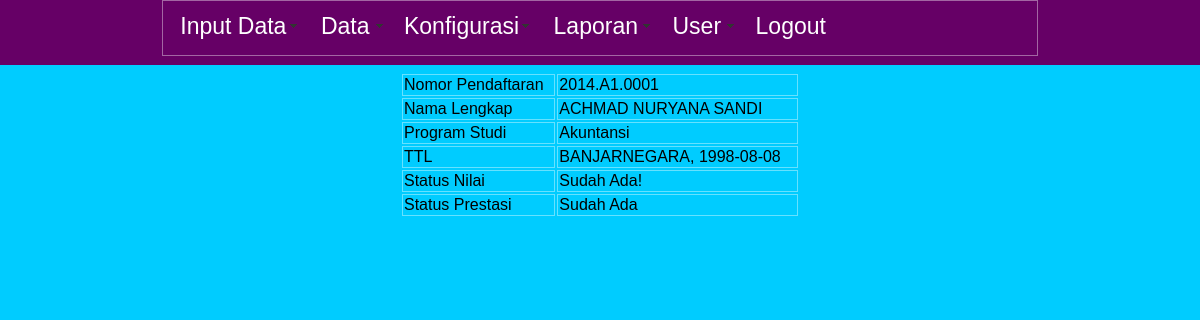
Screenshot of /panel/input_prestasi.php?id_ppdb=17 (signed in) with the database file from the repository.
### tables this page shows
CREATE TABLE IF NOT EXISTS `ppdb_biodata` (
  `id_ppdb` bigint(20) NOT NULL AUTO_INCREMENT,
  `nomor_pendaftaran` varchar(100) NOT NULL,
  `nama_lengkap` varchar(255) NOT NULL,
  `jenis_kelamin` varchar(2) NOT NULL,
  `id_agama` int(2) NOT NULL,
  `tempat_lahir` varchar(255) NOT NULL,
  `tanggal_lahir` date NOT NULL,
  `umur` int(3) NOT NULL,
  `alamat_rumah` varchar(500) NOT NULL,
  `rt_rw` varchar(10) NOT NULL,
  `kecamatan` varchar(100) NOT NULL,
  `kabupaten` varchar(100) NOT NULL,
  `kode_pos` int(10) NOT NULL,
  `no_hp_calon_siswa` varchar(20) NOT NULL,
  `tinggi_badan` int(4) NOT NULL,
  `berat_badan` int(4) NOT NULL,
  `golongan_darah` varchar(3) NOT NULL,
  `nama_ayah_kandung` varchar(100) NOT NULL,
  `id_pekerjaan_ayah` int(10) NOT NULL,
  `nama_ibu_kandung` varchar(100) NOT NULL,
  `id_pekerjaan_ibu` int(10) NOT NULL,
  `no_hp_orang_tua` varchar(20) NOT NULL,
  `asal_sekolah` varchar(255) NOT NULL,
  `tahun_lulus` year(4) NOT NULL,
  `piagam_prestasi` tinyint(1) NOT NULL DEFAULT '0',
  `fc_raport` tinyint(1) NOT NULL DEFAULT '0',
  `ijasah` tinyint(1) NOT NULL DEFAULT '0',
  `skhun` tinyint(1) NOT NULL DEFAULT '0',
  `id_program_studi` int(10) NOT NULL,
  `tempat_daftar` varchar(100) NOT NULL,
  `tanggal_daftar` date NOT NULL,
  `mengetahui` varchar(255) NOT NULL,
  `jalur` varchar(25) NOT NULL,
  `status_hapus` int(2) NOT NULL DEFAULT '0',
  `status_sah` int(2) NOT NULL DEFAULT '0',
  `status_terima` int(2) NOT NULL DEFAULT '0',
  `foto` varchar(200) NOT NULL DEFAULT 'default.jpg',
  `id_petugas` int(10) NOT NULL,
  PRIMARY KEY (`id_ppdb`)
);

CREATE TABLE IF NOT EXISTS `ext_program_studi` (
  `id_program_studi` int(10) NOT NULL AUTO_INCREMENT,
  `no_studi` int(3) NOT NULL,
  `nama_studi` varchar(100) NOT NULL,
  `alias_studi` varchar(10) NOT NULL,
  `jumlah_kelas` int(3) NOT NULL,
  `jumlah_siswa` int(100) NOT NULL,
  `status` int(2) NOT NULL DEFAULT '1',
  PRIMARY KEY (`id_program_studi`)
);

### panel/input_prestasi.php (the view, shortened to what this page needs)
<?php require_once('../Connections/connect.php'); ?>
<?php include('auth.php'); ?>
<?php
if (!function_exists("GetSQLValueString")) {
function GetSQLValueString($theValue, $theType, $theDefinedValue = "", $theNotDefinedValue = "")
{
  $theValue = function_exists("mysql_real_escape_string") ? mysql_real_escape_string($theValue) : mysql_escape_string($theValue);
  switch ($theType) {
    case "long":
    case "int":
      $theValue = ($theValue != "") ? intval($theValue) : "NULL";
      break;
  }
  return $theValue;
}
}
$ambil_idppdb_ppdb_biodata = "-1";
if (isset($_GET['id_ppdb'])) {
  $ambil_idppdb_ppdb_biodata = $_GET['id_ppdb'];
}
$query_ppdb_biodata = sprintf("SELECT ppdb_biodata.id_ppdb, ppdb_biodata.nama_lengkap, ppdb_biodata.nomor_pendaftaran, ppdb_biodata.id_program_studi, ext_program_studi.nama_studi, ppdb_biodata.tempat_lahir, ppdb_biodata.tanggal_lahir FROM ppdb_biodata, ext_program_studi WHERE ext_program_studi.id_program_studi = ppdb_biodata.id_program_studi AND id_ppdb = %s", GetSQLValueString($ambil_idppdb_ppdb_biodata, "int"));
$ppdb_biodata = mysql_query($query_ppdb_biodata, $connect) or die(mysql_error());
$row_ppdb_biodata = mysql_fetch_assoc($ppdb_biodata);
$ambil_idppdb_ppdb_nilai = "-1";
if (isset($_GET['id_ppdb'])) {
  $ambil_idppdb_ppdb_nilai = $_GET['id_ppdb'];
}
$query_ppdb_nilai = sprintf("SELECT * FROM `ppdb_nilai` WHERE `id_ppdb` = %s", GetSQLValueString($ambil_idppdb_ppdb_nilai, "int"));
$ppdb_nilai = mysql_query($query_ppdb_nilai, $connect) or die(mysql_error());
$totalRows_ppdb_nilai = mysql_num_rows($ppdb_nilai);
$ambil_idppdb_ppdb_prestasi = "-1";
if (isset($_GET['id_ppdb'])) {
  $ambil_idppdb_ppdb_prestasi = $_GET['id_ppdb'];
}
$query_ppdb_prestasi = sprintf("SELECT * FROM `ppdb_prestasi` WHERE `id_ppdb` = %s", GetSQLValueString($ambil_idppdb_ppdb_prestasi, "int"));
$ppdb_prestasi = mysql_query($query_ppdb_prestasi, $connect) or die(mysql_error());
$totalRows_ppdb_prestasi = mysql_num_rows($ppdb_prestasi);
?>
<!DOCTYPE html PUBLIC "-//W3C//DTD XHTML 1.0 Transitional//EN" "http://www.w3.org/TR/xhtml1/DTD/xhtml1-transitional.dtd">
<html xmlns="http://www.w3.org/1999/xhtml">
<head>
<link href="../css/style.css" rel="stylesheet" type="text/css" />
</head>
<body>
<div id="nav">
    <table width="73%" border="0" cellspacing="0" cellpadding="0" align="center">
  <tr>
    <td><?php include('../inc/header.php') ?></td>
  </tr>
</table>
</div>
<br />
<br />
<br />
<br />
<table width="400" border="0" align="center">
  <tr>
    <td>Nomor Pendaftaran</td>
    <td><?php echo $row_ppdb_biodata['nomor_pendaftaran']; ?></td>
  </tr>
  <tr>
    <td>Nama Lengkap</td>
    <td><?php echo $row_ppdb_biodata['nama_lengkap']; ?></td>
  </tr>
  <tr>
    <td>Program Studi</td>
    <td><?php echo $row_ppdb_biodata['nama_studi']; ?></td>
  </tr>
  <tr>
    <td>TTL</td>
    <td><?php echo $row_ppdb_biodata['tempat_lahir']; ?>, <?php echo $row_ppdb_biodata['tanggal_lahir']; ?></td>
  </tr>
  <tr>
    <td>Status Nilai</td>
    <td><?php if ($totalRows_ppdb_nilai > 0) {  ?>
        Sudah Ada!
    <?php }  ?></td>
  </tr>
  <tr>
    <td>Status Prestasi</td>
    <td><?php if ($totalRows_ppdb_prestasi == 0) {  ?>
        Belum Ada
  <?php }  ?>
      <?php if ($totalRows_ppdb_prestasi > 0) {  ?>
        Sudah Ada
  <?php }  ?></td>
  </tr>
</table>
<p>&nbsp;</p>
<p>&nbsp;</p>
</body>
</html>

### css/style.css (style rules this page uses)
body { font-family: Verdana, Geneva, sans-serif; margin:0; background: #0CF; }
#nav { width: 100%; position: fixed; top: 0px; height: 65px; font-size: 23px; margin-top: 0px; left:0; z-index:1; background-color:#606; display:block; }
tr, td { border:solid 1px rgba(255,255,255,0.4); }

### rows the page displays
ppdb_biodata: nomor_pendaftaran "2014.A1.0001", nama_lengkap "ACHMAD NURYANA SANDI", id_program_studi.nama_studi "Akuntansi", tempat_lahir "BANJARNEGARA", tanggal_lahir "1998-08-08"
